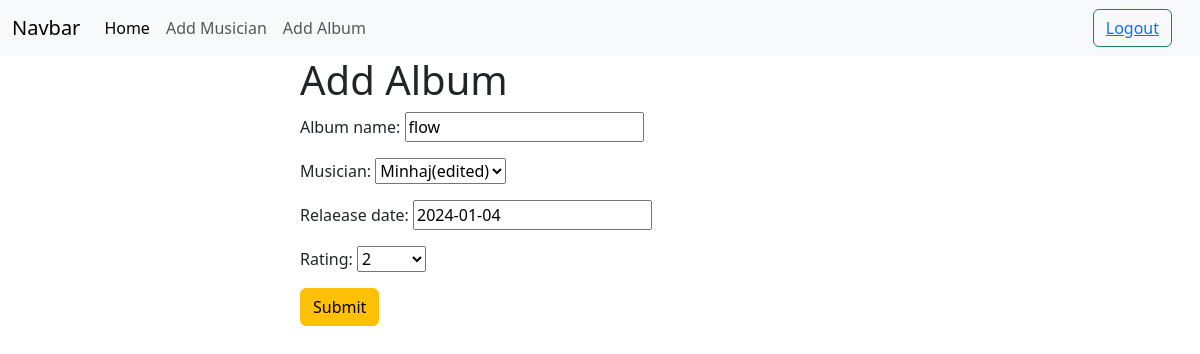
Screenshot of /Album/Edit/5 (signed in) with the database file from the repository.
### Album/models.py (models this page shows, shortened)
class album(models.Model):
    album_name=models.CharField(max_length=20)
    musician=models.ForeignKey(musician,on_delete=models.CASCADE)
    relaease_date=models.DateField(default=timezone.now)
    rating = models.CharField(max_length=1, choices=RATINGS,blank=True,null=True)

### Album/views.py (the view)
# urls.py: path("Edit/<int:id>", views.EditPost.as_view(), name="editpost"),
class EditPost(UpdateView):
    model = models.album
    form_class = forms.add_album
    template_name = "add_album.html"
    pk_url_kwarg = "id"
    success_url = reverse_lazy("home")

### Album/forms.py
class add_album(forms.ModelForm):
    class Meta:
        model=album
        fields='__all__'

### musicians/models.py (called while the page is built)
    def __str__(self):
        return self.first_name

### Album/templates/add_album.html (shortened to what this page needs)
{%extends 'base.html'%}
{%block content%}
<form style="width: 50%;margin: auto;" method="post">
    <h1>Add Album</h1>
    {{form.as_p}}
    <button class="btn btn-warning">Submit</button>
</form>
{%endblock%}

### rows the page displays
album: album_name "flow", musician "Minhaj(edited)", relaease_date "2024-01-04", rating "2"
